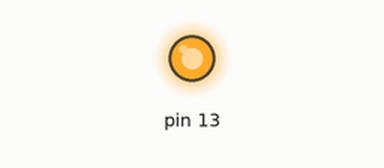
A sketch run on a simulated Arduino Uno, built with avr-gcc and run on an emulated ATmega328P. On the bench: output pins drawn as LEDs (lit = HIGH).

Above: at 1.9 s.
At 8.6 s:
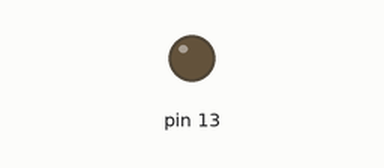
Timing chart, 0 to 12.7 s (numbered marks = the images above):
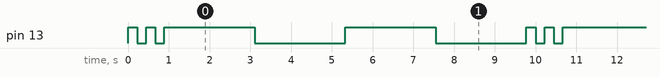

Measured:
- by itself, pin 13: repeats every 9.8 s: LOW 0.22 s, HIGH 0.22 s, LOW 0.22 s, 2 × (HIGH 2.2 s, LOW 2.2 s), HIGH 0.22 s
- by itself, everything shown: repeats every 9.8 s, in 8 steps

The sketch:

transmitter.ino
```cpp
// the setup function runs once when you press reset or power the board
void setup() {
  // initialize digital pin LED_BUILTIN as an output.
  pinMode(13, OUTPUT);
}

// the loop function runs over and over again forever
void loop() {
  digitalWrite(13, 1);
  delay(222);
  digitalWrite(13,0);
  delay(222);
    digitalWrite(13, 1);
  delay(222);
  digitalWrite(13,0);
  delay(222);
  digitalWrite(13, 1);
  delay(2222);
  digitalWrite(13,0);
  delay(2222);
  digitalWrite(13, 1);
  delay(2222);
  digitalWrite(13,0);
  delay(2222);

}
```
